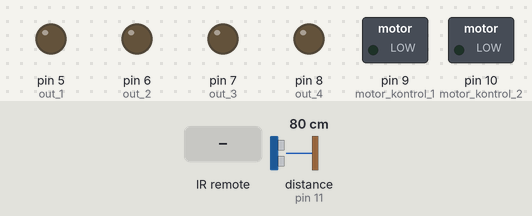
The sketch below on a simulated Arduino Uno, built with avr-gcc and run on an emulated ATmega328P. On the bench: switched loads named in the sketch (green lamp = pin HIGH), output pins drawn as LEDs (lit = HIGH). Wiring (inferred from the names in the program): ultrasonic range finder: trigger pin 12; echo pin 11. Dashed ring = blinking. Inputs (shaded band) come from the test bench; at power-on: distance to the obstacle (sensor on pin 11) 80 cm. The echo pulse lasts 58.3 µs per cm; pins used as bus, display or sensor lines are not drawn; what the sketch prints to the serial monitor is not drawn.

Above: at 1.2 s.
1.3 s: distance to the obstacle (sensor on pin 11) set to 45 cm
2.8 s: distance to the obstacle (sensor on pin 11) set to 36 cm
At 3.2 s:
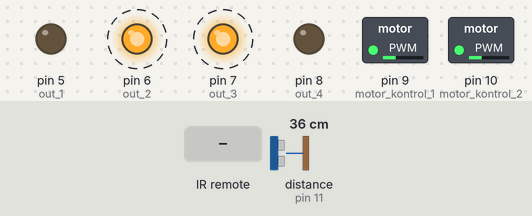
5.8 s: distance to the obstacle (sensor on pin 11) set to 60 cm
At 7.3 s:
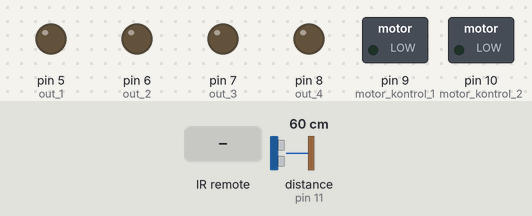
7.6 s: infrared code 0xFF629D received
At 8.8 s:
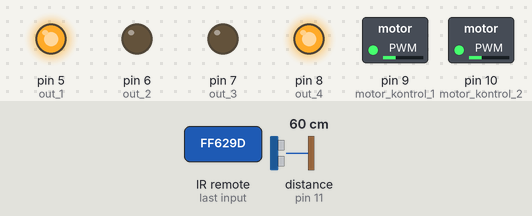
9.1 s: infrared code 0xFFC23D received
At 9.9 s:
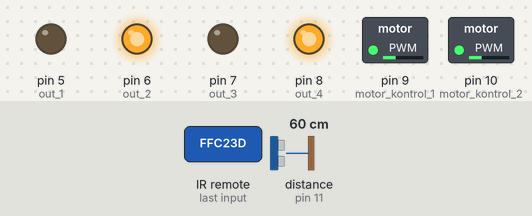
10.6 s: infrared code 0xFF22DD received
At 11.6 s:
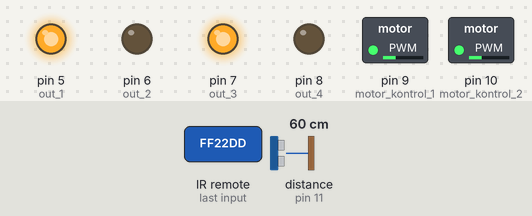
Timing chart, 0 to 13.1 s (numbered marks = the images above; inputs shaded):
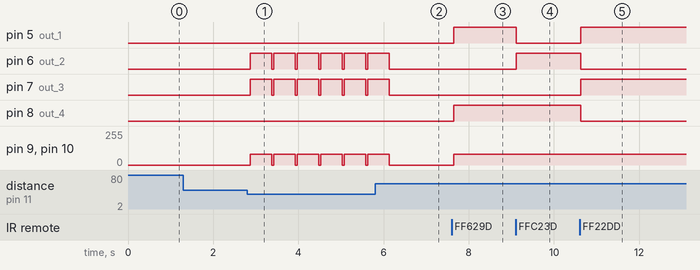

Measured:
- the behaviour switches between 41 and 40 cm on distance to the obstacle (sensor on pin 11) (found by bisection; images 0 and 1)
- after the input at 1.3 s, every drawn part: stays the same
- after the input at 2.8 s, pin 6 (out_2), pin 7 (out_3): alternates HIGH for 0.50 s and LOW for 0.05 s, starting after 0.07 s; pin 9 (motor_kontrol_1), pin 10 (motor_kontrol_2): alternates 80/255 for 0.50 s and 0/255 for 0.05 s, starting after 0.07 s
- after the input at 5.8 s, pin 6 (out_2), pin 7 (out_3): goes on until 6.1 s, then stays LOW; pin 9 (motor_kontrol_1), pin 10 (motor_kontrol_2): goes on until 6.1 s, then stays 0/255
- after the input at 7.6 s, pin 5 (out_1), pin 8 (out_4): LOW → HIGH after 0.05 s; pin 9 (motor_kontrol_1), pin 10 (motor_kontrol_2): 0/255 → 80/255 after 0.05 s
- after the input at 9.1 s, pin 5 (out_1): HIGH → LOW at once; pin 6 (out_2): LOW → HIGH at once
- after the input at 10.6 s, pin 5 (out_1), pin 7 (out_3): LOW → HIGH at once; pin 6 (out_2), pin 8 (out_4): HIGH → LOW at once

The sketch:

uzaktan-kumandali-araba.ino
```cpp
#include <IRremote.h>

#define yukari_tus 16736925 //ileri gitme
#define asagi_tus 16754775 //geri gitme
#define sag_tus 16761405 //sağa dönme
#define sol_tus 16720605 //sola dçnme
#define kare 16732845 //hız arttırma
#define yildiz 16728765 //hız azaltma
#define sifir 16730805 //durdurma

const int ir_pin=2;
const int out_1=5;
const int out_2=6;
const int out_3=7;
const int out_4=8;
const int motor_kontrol_1=9;
const int motor_kontrol_2=10;
const int echo_pin=11;
const int trig_pin=12;
int hiz=80;
long sure,mesafe;

IRrecv ir_sensor(ir_pin);
decode_results sonuc;


void setup() {
  Serial.begin(9600);
  Serial.println("IR Alıcı etkinleştiriliyor...");
  ir_sensor.enableIRIn();
  Serial.println("IR Alıcı etkinleştirildi.");

  pinMode(out_1, OUTPUT);
  pinMode(out_2, OUTPUT);
  pinMode(out_3, OUTPUT);
  pinMode(out_4, OUTPUT);
  pinMode(motor_kontrol_1, OUTPUT);
  pinMode(motor_kontrol_1, OUTPUT);
  pinMode(echo_pin, INPUT);
  pinMode(trig_pin, OUTPUT);

  digitalWrite(motor_kontrol_1, 0);
  digitalWrite(motor_kontrol_2, 0);
  digitalWrite(out_1, 0);
  digitalWrite(out_2, 0);
  digitalWrite(out_3, 0);
  digitalWrite(out_4, 0);
}

void loop() {
  mesafe = mesafeOlcum();
  if(mesafe > 40){
    if(ir_sensor.decode(&sonuc)){
      switch(sonuc.value){
        case kare: if(hiz < 255) hiz += 5; break;
        case yildiz: if(hiz > 80) hiz -= 5; break;
        case yukari_tus: motorHareket(1, 0, 0, 1, hiz); break;
        case asagi_tus: motorHareket(0, 1, 1, 0, hiz); break;
        case sag_tus: motorHareket(0, 1, 0, 1, hiz); break;
        case sol_tus: motorHareket(1, 0, 1, 0, hiz); break;
        case sifir: motorHareket(0, 0, 0, 0, 0); break;
      }
      ir_sensor.resume();
    }
  }
  else{
    motorHareket(0, 1, 1, 0, hiz);
    delay(500);
    motorHareket(0, 0, 0, 0, 0);
  }
}

int mesafeOlcum(){
  digitalWrite(trig_pin, 0);
  delayMicroseconds(2);
  digitalWrite(trig_pin, 1);
  delayMicroseconds(10);
  digitalWrite(trig_pin, 0);

  sure = pulseIn(echo_pin, 1);
  mesafe = sure / 29.1 / 2;
  delay(50);

  return mesafe;
}

void motorHareket(int deger_1, int deger_2, int deger_3, int deger_4, int hiz){
  digitalWrite(out_1, deger_1);
  digitalWrite(out_2, deger_2);
  digitalWrite(out_3, deger_3);
  digitalWrite(out_4, deger_4);
  analogWrite(motor_kontrol_1, hiz);
  analogWrite(motor_kontrol_2, hiz);
}
```
